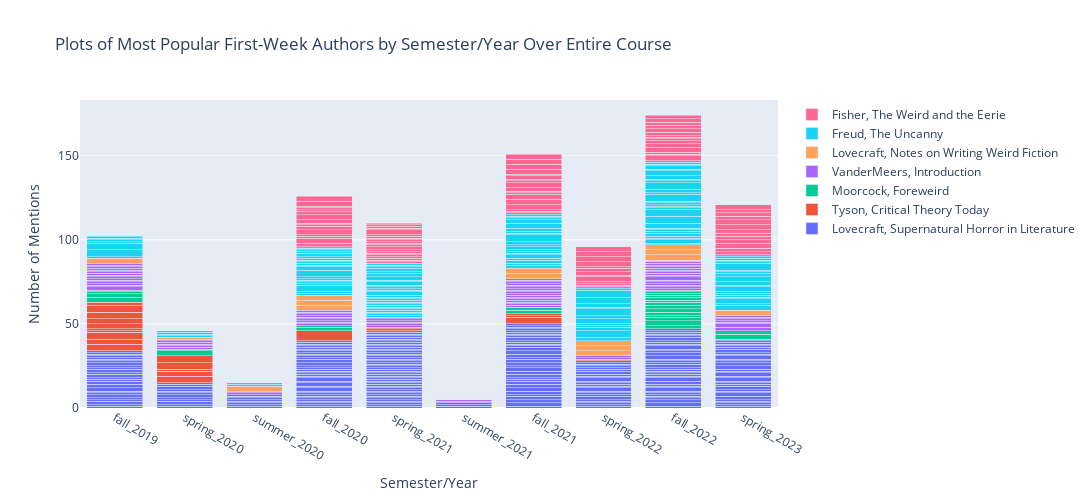

The notebook cell saved with this chart:
### Code cell
fig = go.Figure()

for author_mention in df_grouped['author_mentions'].unique():
    data = df_grouped[df_grouped['author_mentions'] == author_mention]
    author_name = author_mapping.get(author_mention, str(author_mention))
    fig.add_trace(go.Bar(
        x=data['semester_year'],
        y=data['count'],
        name=author_name,
    ))

tickvals = df_grouped['semester_year'].unique()
ticktext = [str(val) for val in tickvals]
semester_year_order = ['fall_2019', 'spring_2020', 'summer_2020', 'fall_2020', 'spring_2021', 'summer_2021', 'fall_2021', 'spring_2022', 'fall_2022', 'spring_2023']

fig.update_xaxes(
    type='category',
    tickmode='array',
    tickvals=tickvals,
    ticktext=ticktext,
    categoryorder='array',
    categoryarray=semester_year_order,
    title='Semester/Year'
)

fig.update_layout(
    title='Plots of Most Popular First-Week Authors by Semester/Year Over Entire Course',
    width=1400,
    height=500,
    yaxis=dict(title='Number of Mentions'),
    barmode='stack'
)

fig.show()
fig.write_html('plots/popular_first_week_authors_by_semester_year_stacked.html')

### Figure 1 — Plotly figure (JSON) as saved in the notebook; plotly's stock layout.template omitted (floating-point values rounded to 4 significant figures; data arrays with more than 128 entries replaced by an {"elided": "..."} marker saying what was removed)
{"data": [{"name": "Lovecraft, Supernatural Horror in Literature", "type": "bar", "x": {"elided": "256 str values"}, "y": {"elided": "256 int values"}}, {"name": "Tyson, Critical Theory Today", "type": "bar", "x": ["fall_2019", "fall_2019", "fall_2019", "fall_2019", "fall_2019", "fall_2019", "fall_2019", "fall_2019", "fall_2019", "fall_2019", "spring_2020", "spring_2020", "spring_2020", "spring_2020", "spring_2020", "fall_2020", "spring_2021", "spring_2021", "spring_2021", "fall_2021", "fall_2021", "fall_2021", "spring_2022"], "y": [4, 3, 4, 1, 1, 3, 3, 4, 4, 2, 4, 3, 1, 4, 4, 6, 1, 1, 1, 4, 1, 1, 1]}, {"name": "Moorcock, Foreweird", "type": "bar", "x": ["fall_2019", "fall_2019", "fall_2019", "spring_2020", "spring_2020", "fall_2020", "fall_2020", "fall_2021", "fall_2021", "fall_2022", "fall_2022", "fall_2022", "fall_2022", "fall_2022", "fall_2022", "fall_2022", "fall_2022", "fall_2022", "fall_2022", "fall_2022", "fall_2022", "fall_2022", "spring_2023", "spring_2023"], "y": [3, 2, 1, 3, 1, 2, 1, 2, 2, 2, 3, 2, 1, 2, 2, 2, 2, 1, 2, 1, 1, 1, 3, 2]}, {"name": "VanderMeers, Introduction", "type": "bar", "x": ["fall_2019", "fall_2019", "fall_2019", "fall_2019", "fall_2019", "fall_2019", "fall_2019", "fall_2019", "fall_2019", "fall_2019", "fall_2019", "fall_2019", "fall_2019", "fall_2019", "fall_2019", "fall_2019", "spring_2020", "spring_2020", "spring_2020", "spring_2020", "spring_2020", "spring_2020", "summer_2020", "summer_2020", "fall_2020", "fall_2020", "fall_2020", "fall_2020", "fall_2020", "fall_2020", "fall_2020", "fall_2020", "fall_2020", "spring_2021", "spring_2021", "spring_2021", "spring_2021", "spring_2021", "spring_2021", "summer_2021", "summer_2021", "fall_2021", "fall_2021", "fall_2021", "fall_2021", "fall_2021", "fall_2021", "fall_2021", "fall_2021", "fall_2021", "fall_2021", "fall_2021", "fall_2021", "fall_2021", "fall_2021", "fall_2021", "fall_2021", "fall_2021", "spring_2022", "spring_2022", "fall_2022", "fall_2022", "fall_2022", "fall_2022", "fall_2022", "fall_2022", "fall_2022", "fall_2022", "fall_2022", "fall_2022", "fall_2022", "fall_2022", "fall_2022", "fall_2022", "fall_2022", "fall_2022", "fall_2022", "spring_2023", "spring_2023", "spring_2023", "spring_2023", "spring_2023", "spring_2023", "spring_2023"], "y": [1, 2, 1, 1, 1, 1, 1, 1, 1, 1, 1, 1, 1, 1, 1, 1, 1, 1, 1, 1, 1, 1, 1, 1, 1, 1, 1, 1, 1, 1, 1, 1, 1, 1, 1, 1, 1, 1, 1, 1, 1, 1, 1, 1, 1, 1, 1, 1, 1, 1, 1, 1, 1, 1, 1, 1, 1, 1, 1, 1, 1, 1, 1, 1, 1, 1, 1, 2, 1, 1, 1, 1, 1, 1, 1, 1, 1, 2, 2, 1, 1, 1, 1, 1]}, {"name": "Lovecraft, Notes on Writing Weird Fiction", "type": "bar", "x": ["fall_2019", "spring_2020", "summer_2020", "fall_2020", "fall_2020", "fall_2020", "fall_2021", "fall_2021", "spring_2022", "spring_2022", "spring_2022", "fall_2022", "fall_2022", "fall_2022", "fall_2022", "spring_2023"], "y": [3, 1, 3, 3, 3, 3, 3, 3, 3, 3, 3, 1, 3, 3, 3, 3]}, {"name": "Freud, The Uncanny", "type": "bar", "x": {"elided": "144 str values"}, "y": {"elided": "144 int values"}}, {"name": "Fisher, The Weird and the Eerie", "type": "bar", "x": ["fall_2020", "fall_2020", "fall_2020", "fall_2020", "fall_2020", "fall_2020", "fall_2020", "fall_2020", "fall_2020", "fall_2020", "fall_2020", "fall_2020", "fall_2020", "fall_2020", "fall_2020", "fall_2020", "spring_2021", "spring_2021", "spring_2021", "spring_2021", "spring_2021", "spring_2021", "spring_2021", "spring_2021", "spring_2021", "spring_2021", "spring_2021", "spring_2021", "spring_2021", "spring_2021", "spring_2021", "spring_2021", "spring_2021", "spring_2021", "spring_2021", "spring_2021", "spring_2021", "fall_2021", "fall_2021", "fall_2021", "fall_2021", "fall_2021", "fall_2021", "fall_2021", "fall_2021", "fall_2021", "fall_2021", "fall_2021", "fall_2021", "fall_2021", "fall_2021", "fall_2021", "fall_2021", "fall_2021", "spring_2022", "spring_2022", "spring_2022", "spring_2022", "spring_2022", "spring_2022", "spring_2022", "spring_2022", "spring_2022", "spring_2022", "spring_2022", "spring_2022", "fall_2022", "fall_2022", "fall_2022", "fall_2022", "fall_2022", "fall_2022", "fall_2022", "fall_2022", "fall_2022", "fall_2022", "fall_2022", "fall_2022", "fall_2022", "fall_2022", "fall_2022", "fall_2022", "spring_2023", "spring_2023", "spring_2023", "spring_2023", "spring_2023", "spring_2023", "spring_2023", "spring_2023", "spring_2023", "spring_2023", "spring_2023", "spring_2023", "spring_2023"], "y": [2, 3, 1, 1, 3, 2, 1, 1, 2, 3, 2, 1, 1, 1, 3, 3, 1, 1, 1, 1, 1, 1, 1, 1, 2, 1, 1, 1, 1, 1, 1, 1, 3, 1, 1, 1, 1, 1, 1, 3, 3, 3, 1, 1, 2, 3, 1, 1, 2, 1, 3, 3, 3, 3, 1, 1, 1, 3, 1, 2, 2, 1, 3, 3, 3, 3, 1, 3, 1, 1, 3, 2, 2, 1, 1, 1, 2, 2, 2, 2, 2, 2, 2, 2, 3, 2, 2, 2, 2, 3, 3, 2, 2, 2, 3]}], "layout": {"barmode": "stack", "height": 500, "title": {"text": "Plots of Most Popular First-Week Authors by Semester/Year Over Entire Course"}, "width": 1400, "xaxis": {"categoryarray": ["fall_2019", "spring_2020", "summer_2020", "fall_2020", "spring_2021", "summer_2021", "fall_2021", "spring_2022", "fall_2022", "spring_2023"], "categoryorder": "array", "tickmode": "array", "ticktext": ["fall_2019", "spring_2020", "summer_2020", "fall_2020", "spring_2021", "summer_2021", "fall_2021", "spring_2022", "fall_2022", "spring_2023"], "tickvals": ["fall_2019", "spring_2020", "summer_2020", "fall_2020", "spring_2021", "summer_2021", "fall_2021", "spring_2022", "fall_2022", "spring_2023"], "title": {"text": "Semester/Year"}, "type": "category"}, "yaxis": {"title": {"text": "Number of Mentions"}}}}
